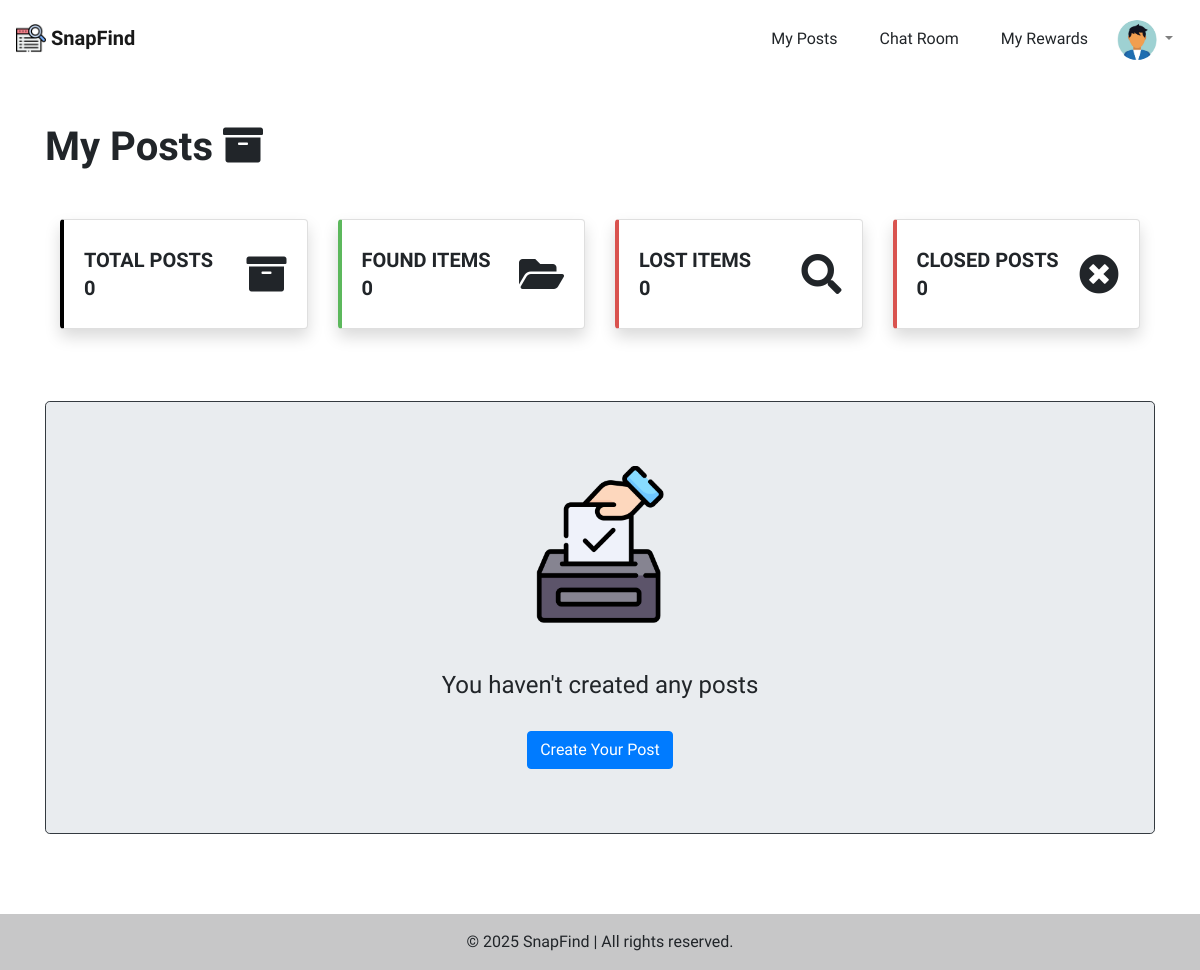
Before: /accounts/my_posts/ (signed in) with the older database file.
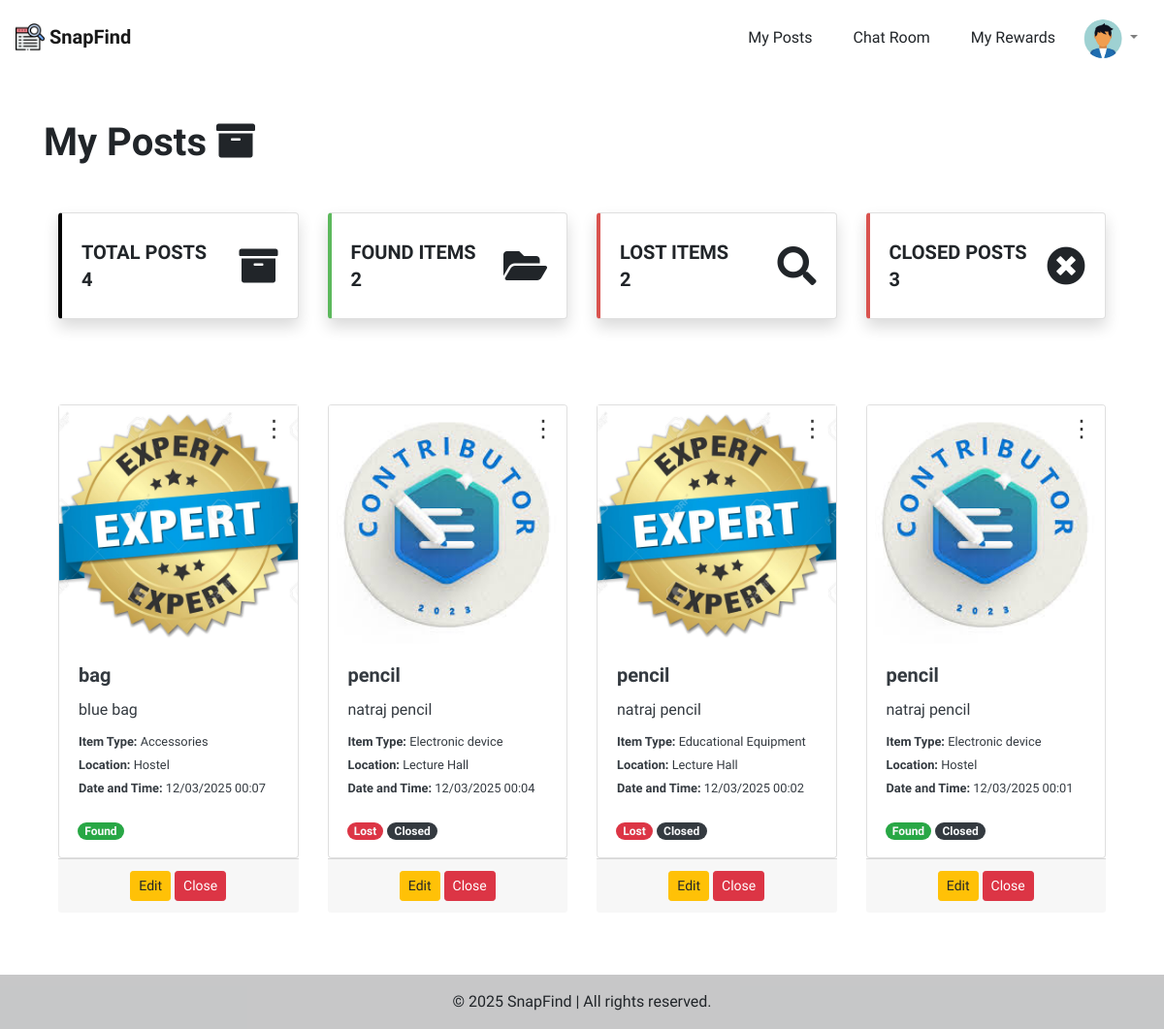
After: the same page with the newer database file.
### posts/models.py (models this page shows, shortened)
class Post(models.Model):
    is_active = models.BooleanField(default=True)
    TYPE = (
        ('found', 'Found Item'),
        ('lost', 'Lost Item'),
    )
    type = models.CharField(choices=TYPE, max_length=255, default='found')
    date_time = models.DateTimeField()
    create_at = models.DateTimeField(auto_now_add=True)
    desc = models.TextField()
    title = models.CharField(max_length=255)
    location = models.CharField(max_length=255)
    contact1 = models.CharField(max_length=255)
    contact2 = models.CharField(max_length=255)
    key = models.CharField(max_length=255, unique=True, null=True, blank=True)
    assetType = models.ForeignKey(AssetType, on_delete=models.CASCADE)
    user = models.ForeignKey(User, on_delete=models.CASCADE, null=True)
    take_information = models.CharField(max_length=255, null=True, blank=True)

class PostPicture(models.Model):
    picture = models.ImageField(default='posts/post_default.gif', upload_to='posts/')
    post = models.ForeignKey(Post, on_delete=models.CASCADE)

class AssetType(models.Model):
    name = models.CharField(max_length=255)
    def __str__(self):
        return self.name

### accounts/views.py (the view, shortened to what this page needs)
# urls.py: path('my_posts/', MyPostView.as_view(), name='my_posts'),# myposts
class MyPostView(View):
    template_name = 'my_posts.html'
    def get(self, request):
        if request.user.is_authenticated:
            posts = Post.objects.filter(user=request.user).order_by(
                '-is_active', '-create_at')
            founds = Post.objects.filter(user=request.user, type='found')
            losts = Post.objects.filter(user=request.user, type='lost')
        else:
            posts = "key"
            founds = []
            losts = []
        return render(request, self.template_name, {
            'posts': posts,
            'founds': founds,
            'losts': losts,
            'closed': len(Post.objects.filter(user=request.user, is_active=False)) if request.user.is_authenticated else len(Post.objects.filter(is_active=False))
        })

### accounts/templates/my_posts.html (shortened to what the changed rows need)
{% extends 'base_layout.html' %}
{% load static %}
{% block style %}
    <link rel="stylesheet" href="{% static 'css/tempus.css' %}">
{% endblock %}
{% block content %}
<div class="container">
    <h1 class='mt-5 mb-5'> <b>My Posts <i class="fas fa-archive"></i></b> </h1>
    {% if request.user.is_authenticated %}
        <h5 class='mb-5'>
            <div class="container">
                <div class="row">
                    <div class="col mb-4 rotate-img">
                        <div class="card shadow h-100 py-2" style="border-left:.25rem solid black !important">
                            <div class="card-body">
                                <div class="row no-gutters align-items-center">
                                    <div class="col mr-2">
                                        <div class="font-weight-bold text-uppercase mb-1">Total Posts</div>
                                        <div class="h5 mb-0 font-weight-bold text-gray-800">
                                            {{ posts|length }}
                                        </div>
                                    </div>
                                    <div class="col-auto">
                                        <i class="fas fa-archive fa-2x"></i>
                                    </div>
                                </div>
                            </div>
                        </div>
                    </div>
                    <div class="col mb-4 rotate-img">
                        <div class="card shadow h-100 py-2" style="border-left:.25rem solid #5cb85c !important">
                            <div class="card-body">
                                <div class="row no-gutters align-items-center">
                                    <div class="col mr-2">
                                        <div class="font-weight-bold text-uppercase mb-1">Found Items</div>
                                        <div class="h5 mb-0 font-weight-bold text-gray-800">
                                            {{ founds|length }}
                                        </div>
                                    </div>
                                    <div class="col-auto">
                                        <i class="fas fa-folder-open fa-2x"></i>
                                    </div>
                                </div>
                            </div>
                        </div>
                    </div>
                    <div class="col mb-4 rotate-img">
                        <div class="card shadow h-100 py-2" style="border-left:.25rem solid #d9534f !important">
                            <div class="card-body">
                                <div class="row no-gutters align-items-center">
                                    <div class="col mr-2">
                                        <div class="font-weight-bold text-uppercase mb-1">Lost Items</div>
                                        <div class="h5 mb-0 font-weight-bold text-gray-800">
                                            {{ losts|length }}
                                        </div>
                                    </div>
                                    <div class="col-auto">
                                        <i class="fas fa-search fa-2x"></i>
                                    </div>
                                </div>
                            </div>
                        </div>
                    </div>
                    <div class="col mb-4 rotate-img">
                        <div class="card shadow h-100 py-2" style="border-left:.25rem solid #d9534f !important">
                            <div class="card-body">
                                <div class="row no-gutters align-items-center">
                                    <div class="col mr-2">
                                        <div class="font-weight-bold text-uppercase mb-1">Closed Posts</div>
                                        <div class="h5 mb-0 font-weight-bold text-gray-800">
                                            {{ closed }}
                                        </div>
                                    </div>
                                    <div class="col-auto">
                                        <i class="fas fa-times-circle fa-2x"></i>
                                    </div>
                                </div>
                            </div>
                        </div>
                    </div>
                </div>
            </div>
        </h5>
    {% endif %}
    <div class="container">
        {% if posts == 'key' %}
            <div class='col-lg-12 jumbotron text-center border border-dark'>
                <img src="{% static 'images/post.png' %}" width='15%' class='mb-5'>
                <h4 class='mb-3'>Please enter a key to find your posts</h4>
                {% if key_error %}
                    <span class="text-danger">{{ key_error }}</span>
                {% endif %}
                <form action="{% url 'my_posts' %}" method="POST" class=''>
                    {% csrf_token %}
                    <div class="row">
                        <div class="col-4"></div>
                        <div class="col-4 my-3">
                            <input id='id_key' type="text" name="key" class='form-control' placeholder='' required>
                            <small class="form-text text-muted">The key is the code you set when creating your post</small>
                        </div>
                        <div class="col-4"></div>
                    </div>
                    <div class="row">
                        <div class="col-4"></div>
                        <div class="col-4 my-1">
                            <input type="submit" class='btn btn-block btn-primary' value="Submit">
                        </div>
                        <div class="col-4"></div>
                    </div>
                </form>
            </div>
        {% else %}
        <div class="row">
            {% if posts|length == 0 %}
                <div class='col-lg-12 jumbotron text-center border border-dark'>
                    <img src="{% static 'images/post.png' %}" width='15%' class='mb-5'>
                    <h4>You haven't created any posts</h4><br>
                    <div>
                        <a href="{% url 'create' %}" class='btn btn-primary text-center'>Create Your Post</a>
                    </div>
                </div>
            {% endif %}
            {% for post in posts %}
                <div class='col-lg-3 my-3'>
                    <div class="card h-100 w-100 text-dark mycard" style='border:none;'>
                        <div class="menu-container">
                            <button class="menu-btn">&#x22EE;</button>
                        </div>
                        <a class="card h-100 w-100 mb-0 text-decoration-none text-dark"
                        href="{% if post.is_active == False %} {% url 'detail' post.id %} {% else %} {% url 'detail' post.id %} {% endif %}">
                            <div class="wrapper">
                                {% if post.postpicture_set.all|length == 0 %}
                                    <img class="card-img-top" src="{% static 'images/post_default.gif' %}">
                                {% else %}
                                    <img class="card-img-top" src="{{ post.postpicture_set.all.0.picture.url }}">
                                {% endif %}
                            </div>
                            <div class="card-body">
                                <h5 class="card-title">
                                    <b>{{ post.title|truncatechars:20 }}</b>
                                </h5>
                                <div class="card-text">
                                    <p>{{ post.desc|truncatechars:15 }}</p>
                                    <p class='m-0'>
                                        <small>
                                            <b>Item Type: </b> <span id='assetType'>{{ post.assetType }}</span>
                                        </small>
                                    </p>
                                    <p class='m-0'>
                                        <small>
                                            <b>Location: </b> <span id='location'> {{ post.location }} </span>
                                        </small>
                                    </p>
                                    <p class='m-0'>
                                        <small>
                                            <b>Date and Time: </b> <span id='date_time'> {{ post.date_time|date:"d/m/Y H:i" }} </span>
                                        </small>
                                    </p>
                                </div>
                            </div>
                            <div class="container mb-3 ml-1">
                                <p class="card-text">
                                    {% if post.type == 'found' %}
                                        <span class="badge badge-pill badge-success text-light">Found</span>
                                    {% else %}
                                        <span class="badge badge-pill badge-danger text-light">Lost</span>
                                    {% endif %}
                                    {% if post.is_active == False %}
                                        <span class="badge badge-pill badge-dark text-light">Closed</span>
                                    {% endif %}
                                </p>
                            </div>
                        </a>
                        <div class="card-footer text-center">
                            <a href="{% url 'edit_post' post.id %}" class="btn btn-warning btn-sm">Edit</a>
                            <button class="btn btn-danger btn-sm close-post" data-post-id="{{ post.id }}">Close</button>
                        </div>
                    </div>
                </div>
            {% endfor %}
        </div>
        {% endif %}
    </div>
</div>
{% endblock %}

Changed rows visible on the page:
added Post: postpicture_set.all.0.picture (picture), title "bag", desc "blue bag", assetType "Accessories", location "Hostel", date_time "12/03/2025 00:07", type "Found"
added Post: postpicture_set.all.0.picture (picture), title "pencil", desc "natraj pencil", assetType "Electronic device", location "Lecture Hall", date_time "12/03/2025 00:04", type "Lost", is_active "Closed"
added Post: postpicture_set.all.0.picture (picture), title "pencil", desc "natraj pencil", assetType "Educational Equipment", location "Lecture Hall", date_time "12/03/2025 00:02", type "Lost", is_active "Closed"
added Post: postpicture_set.all.0.picture (picture), title "pencil", desc "natraj pencil", assetType "Electronic device", location "Hostel", date_time "12/03/2025 00:01", type "Found", is_active "Closed"
Other visible differences:
{{ posts|length }}: "0" → "4"
{{ founds|length }}: "0" → "2"
{{ losts|length }}: "0" → "2"
{{ closed }}: "0" → "3"
text no longer shown: "You haven't created any posts Create Your Post"
